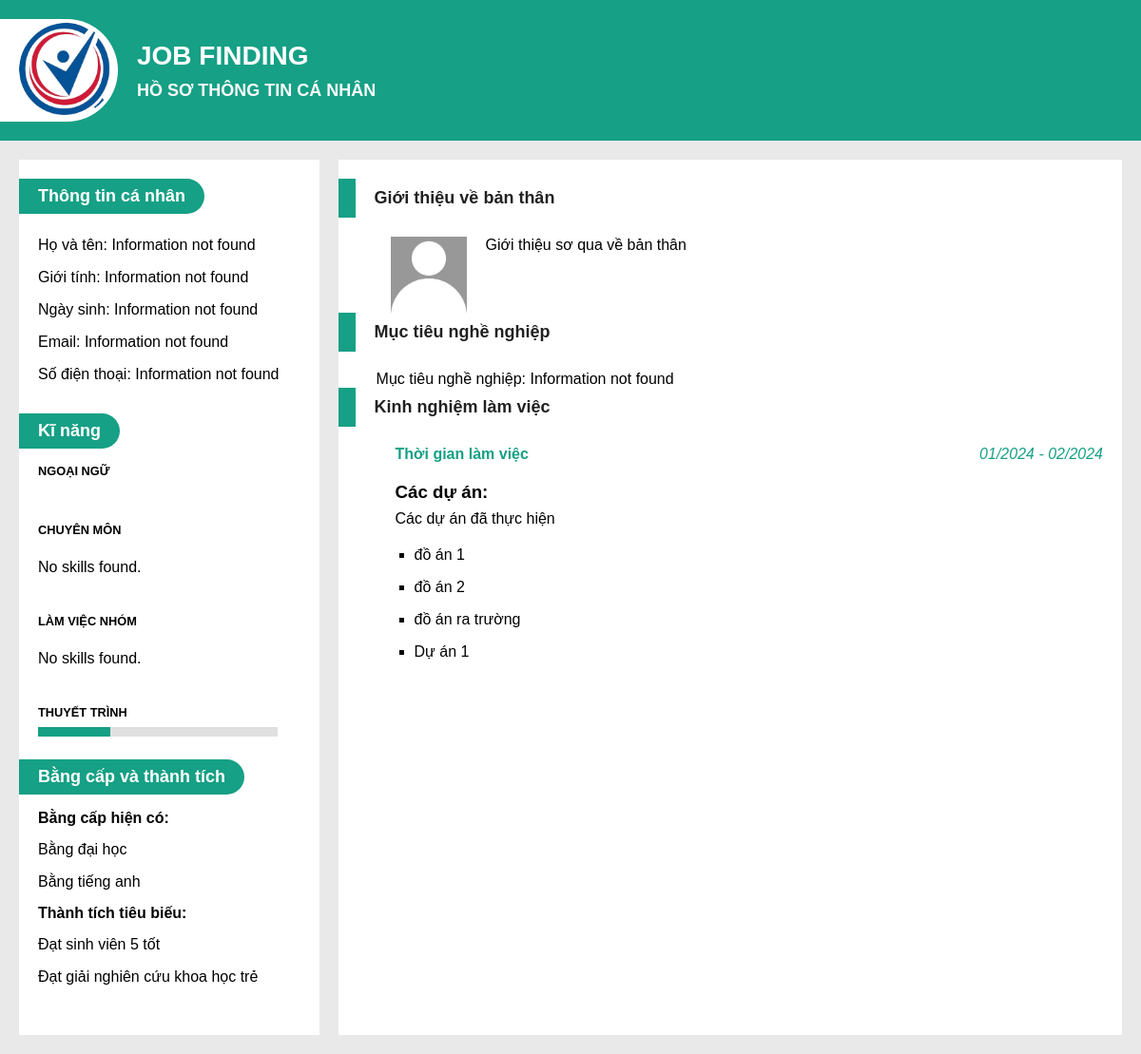
Before: /views/employer/view_cv.php (signed in) with the older database file.
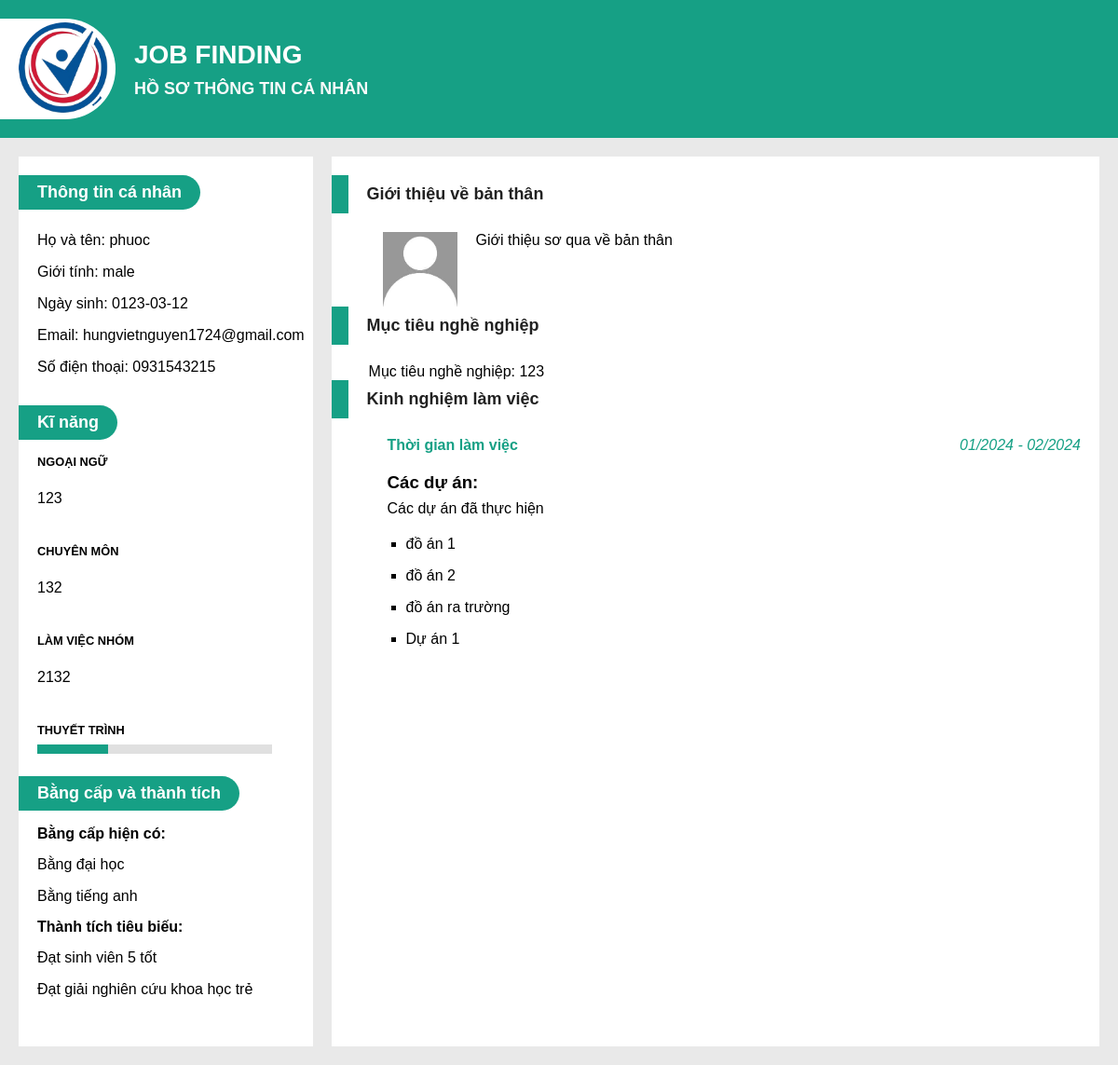
After: the same page with the newer database file.
### tables this page shows
CREATE TABLE `cv` (
  `cv_id` int(11) NOT NULL,
  `user_id` int(255) NOT NULL,
  `full_name` varchar(255) NOT NULL,
  `img` varchar(255) DEFAULT NULL,
  `email` varchar(255) NOT NULL,
  `phone` varchar(255) NOT NULL,
  `dob` date NOT NULL,
  `gender` enum('male','female') DEFAULT NULL,
  `city` varchar(255) NOT NULL,
  `address` varchar(255) NOT NULL,
  `myseo` text NOT NULL,
  `career_objective` varchar(255) NOT NULL
);

CREATE TABLE `languages` (
  `id` int(11) NOT NULL,
  `cv_id` int(11) NOT NULL,
  `language` varchar(255) NOT NULL,
  `proficiency` enum('basic','intermediate','advanced') DEFAULT NULL
);

CREATE TABLE `skills` (
  `id` int(11) NOT NULL,
  `cv_id` int(11) NOT NULL,
  `technical_skills` text NOT NULL,
  `soft_skills` text NOT NULL
);

### views/employer/view_cv.php (the view, shortened to what this page needs)
<?php
require_once('../../config/config.php');
function getPersonalInfo($field) {
  global $conn;
  $user_id = $_SESSION['user_id'];
  $sql = "SELECT $field FROM cv WHERE user_id = $user_id";
  $result = $conn->query($sql);
  if ($result->num_rows > 0) {
    $row = $result->fetch_assoc();
    return $row[$field];
  } else {
    return "Information not found";
  }
}
$career_objective = getPersonalInfo('career_objective');
 ?>
<!DOCTYPE html>
<html lang="en">
	<head>
		<link rel="stylesheet" href="../../assets/css/view-cv.css" />
	</head>
	<body>
		<header>
			<div class="img-container">
				<img src="../../assets/img/logo-web.png" alt="" class="img avatar" />
			</div>
			<div class="title-container">
				<h1>JOB FINDING</h1>
				<h2>Hồ sơ thông tin cá nhân</h2>
			</div>
		</header>
		<div class="container">
			<div class="sider">
				<div class="sider-content">
				<h1 class="tag-fill">Thông tin cá nhân</h1>
					<div class="tag-content">
						<ul>
							<li>Họ và tên: <?php echo getPersonalInfo('full_name'); ?></li>
							<li>Giới tính: <?php echo getPersonalInfo('gender'); ?></li>
							<li>Ngày sinh: <?php echo getPersonalInfo('dob'); ?></li>
							<li>Email: <?php echo getPersonalInfo('email'); ?></li>
							<li>Số điện thoại: <?php echo getPersonalInfo('phone'); ?></li>
							</ul>
					</div>
				</div>
				<div class="sider-content">
					<h1 class="tag-fill">Kĩ năng</h1>
					<div class="tag-content progress-container">
						<p class="progress-title">Ngoại ngữ</p>
						<ul>
							<li><?php include('../../php/languages.php') ?></li>
							</ul>
					</div>
					<div class="tag-content progress-container">
						<p class="progress-title">Chuyên môn</p>
						<ul>
							<li><?php include('../../php/skills.php') ?></li>
							</ul>
					</div>
					<div class="tag-content progress-container">
						<p class="progress-title">Làm việc nhóm</p>
						<ul>
							<li><?php include('../../php/soft_skills.php') ?></li>
							</ul>
					</div>
					<div class="tag-content progress-container">
						<p class="progress-title">Thuyết trình</p>
						<div class="progress-wrap">
							<div class="progress" style="width: 30%"></div>
						</div>
					</div>
				</div>
				<div class="sider-content">
					<h1 class="tag-fill">Bằng cấp và thành tích</h1>
					<div class="tag-content">
						<p>
							Bằng cấp hiện có:
						</p>
						<ul class="text-content">
							<li>Bằng đại học</li>
							<li>Bằng tiếng anh</li>
						</ul>
                        <p>
							Thành tích tiêu biếu:
						</p>
						<ul class="text-content">
							<li>Đạt sinh viên 5 tốt</li>
							<li>Đạt giải nghiên cứu khoa học trẻ</li>
						</ul>
					</div>
				</div>
			</div>
			<div class="content">
				<div>
					<h1 class="tag">Giới thiệu về bản thân </h1>
                    <div class="textandimg">
                        <img src="../../assets/img/user.jpg" alt="">
                        <p class="text-content">
						Giới thiệu sơ qua về bản thân
					</p>
                </div>
				</div>
				<div class="description-content">
					<h1 class="tag">Mục tiêu nghề nghiệp</h1>
					<ul>
					<p>Mục tiêu nghề nghiệp: <?php echo $career_objective; ?></p>
					</ul>
				</div>
				<div class="description-content">
					<h1 class="tag">Kinh nghiệm làm việc</h1>
					<ul>
						<li>
							<div class="tabbar-title">
								<p class="text-content">Thời gian làm việc</p>
								<p class="text-date">01/2024 - 02/2024</p>
							</div>
							<h3>Các dự án:</h3>
							<p class="text-content">
								Các dự án đã thực hiện
							</p>
							<ul>
								<li>
									đồ án 1
								</li>
								<li>
									đồ án 2
								</li>
								<li>
									đồ án ra trường
								</li>
								<li>
									Dự án 1
								</li>
							</ul>
						</li>
					</ul>
				</div>
			</div>
		</div>
	</body>
</html>

### php/skills.php
<?php
require_once('../../config/config.php');
$session_user_id = $_SESSION['user_id'];
$sql = "SELECT skills.technical_skills
FROM skills
INNER JOIN cv ON skills.cv_id = cv.cv_id
INNER JOIN users ON cv.user_id = users.user_id
WHERE users.user_id = :session_user_id";
$stmt = $conn->prepare($sql);
$stmt->bindParam(':session_user_id', $session_user_id);
$stmt->execute();
$skills = $stmt->fetchAll(PDO::FETCH_ASSOC);
?>
<ul>
  <?php if (!empty($skills)) {  ?>
    <?php foreach ($skills as $skill) { ?>
      <li><?php echo $skill['technical_skills']; ?></li>
    <?php } ?>
  <?php } else { ?>
    <li>No skills found.</li> <?php } ?>
</ul>

### php/soft_skills.php
<?php
require_once('../../config/config.php');
$session_user_id = $_SESSION['user_id'];
$sql = "SELECT skills.soft_skills
FROM skills
INNER JOIN cv ON skills.cv_id = cv.cv_id
INNER JOIN users ON cv.user_id = users.user_id
WHERE users.user_id = :session_user_id";
$stmt = $conn->prepare($sql);
$stmt->bindParam(':session_user_id', $session_user_id);
$stmt->execute();
$skills = $stmt->fetchAll(PDO::FETCH_ASSOC);
?>
<ul>
  <?php if (!empty($skills)) {  ?>
    <?php foreach ($skills as $skill) { ?>
      <li><?php echo $skill['soft_skills']; ?></li>
    <?php } ?>
  <?php } else { ?>
    <li>No skills found.</li> <?php } ?>
</ul>

### php/languages.php
<?php
$conn = new PDO('mysql:host=' . DB_HOST . ';dbname=' . DB_NAME, DB_USER, DB_PASSWORD);
$session_user_id = $_SESSION['user_id'];
$sql = "SELECT languages.language
        FROM languages
        INNER JOIN cv ON languages.cv_id = cv.cv_id
        INNER JOIN users ON cv.user_id = users.user_id
        WHERE users.user_id = :session_user_id";
$stmt = $conn->prepare($sql);
$stmt->bindParam(':session_user_id', $session_user_id);
$stmt->execute();
$languages = $stmt->fetchAll(PDO::FETCH_ASSOC);
?>
<ul>
  <?php foreach ($languages as $language) { ?>
    <li><?php echo $language['language']; ?></li>
  <?php } ?>
</ul>

### assets/css/view-cv.css (style rules this page uses)
body { margin: 0; background-color: #f9f9f9; }
* { font-family: Arial, Helvetica, sans-serif; margin: 0; }
header { padding: 20px 0; background-color: #16a085; display: flex; }
.text-content { padding: 0 20px; margin-bottom: 20px; text-align: justify; }
.img-container { background-color: white; padding: 4px; padding-left: 20px; display: flex; justify-content: center; align-items: center; border-top-right-radius: 100px; border-bottom-right-radius: 100px; }
.title-container { padding: 0 20px; display: flex; justify-content: center; flex-direction: column; }
.title-container h1, .title-container h2 { color: white; font-size: 28px; text-transform: uppercase; font-weight: 600; }
.title-container h2 { font-size: 18px; color: #fafafa; margin-top: 10px; }
.img, .avatar { width: 100px; height: 100px; object-fit: cover; border-radius: 100px; }
.container { padding: 20px; background-color: #e9e9e9; display: flex; }
.sider, .content { background-color: white; padding: 20px 0; width: 100%; }
.sider { width: calc(40% - 20px); margin-right: 20px; }
.content { flex-grow: 1; }
.tag-fill { background-color: #16a085; padding: 8px 20px; color: white; font-size: 18px; display: inline-block; border-top-right-radius: 100px; border-bottom-right-radius: 100px; }
.tag-content { padding-left: 20px; margin-top: 16px; margin-bottom: 24px; }
.tag-content p { margin:7px 0px; font-weight: bold; }
.tag-content ul { margin: 0; padding: 0; }
.tag-content ul li { list-style-type: none; padding: 8px 0 }
.progress-container { width: 80%; }
.progress-title { text-transform: uppercase; font-size: 0.8rem; margin: 0; padding: 0; }
.progress-wrap { width: 100%; height: 10px; background-color: #e0e0e0; margin-top: 8px; margin-bottom: 16px; }
.progress { width: 50%; height: 10px; background-color: #16a085; }
.tag { font-size: 18px; color: #212121; padding: 10px 20px; border-left: 18px solid #16a085; margin-bottom: 20px; }
.tabbar-title { display: flex; justify-content: space-between; }
.textandimg { display: flex; padding-left: 55px; }
.textandimg img { height: 80px; }
.tabbar-title .text-content { font-weight: 600; color: #16a085; }
.content ul { padding: 0; }
.content ul li { list-style-type: none; }
.text-date { padding: 0 20px; color: #16a085; font-style: italic; }
.description-content h3 { padding: 0 20px; margin-bottom: 8px; }
.description-content ul { padding-left: 40px ; }
.description-content ul li { text-align: justify; list-style-type: none }
.description-content ul li ul li { text-align: justify; list-style-type: square; margin-bottom: 16px; }

Changed rows visible on the page:
added cv: full_name "phuoc", gender "male", dob "0123-03-12", email "hungvietnguyen1724@gmail.com", phone "0931543215", career_objective "123"
added languages: language "123"
added skills: technical_skills "132", soft_skills "2132"
Other visible differences:
getPersonalInfo('full_name'): "Information not found" → (not shown)
getPersonalInfo('gender'): "Information not found" → (not shown)
getPersonalInfo('dob'): "Information not found" → (not shown)
getPersonalInfo('email'): "Information not found" → (not shown)
getPersonalInfo('phone'): "Information not found" → (not shown)
$career_objective: "Information not found" → (not shown)
text no longer shown: "No skills found. No skills found."
